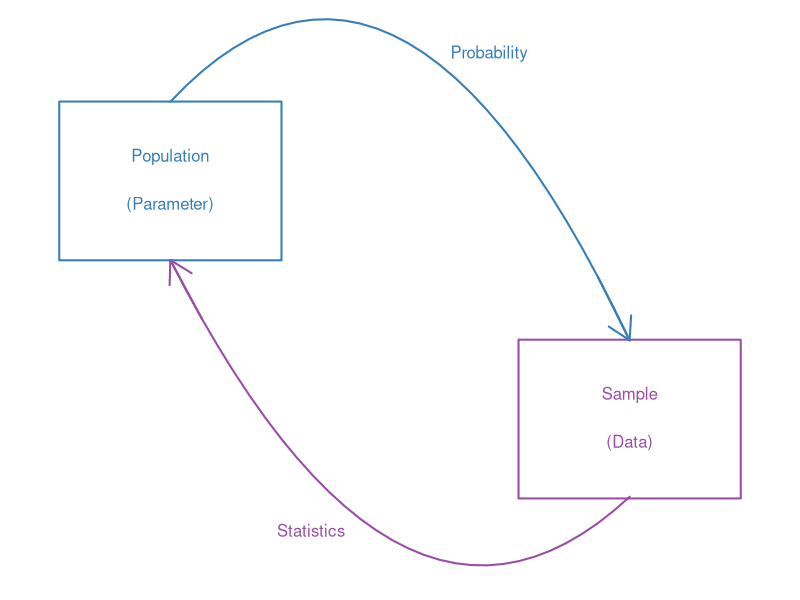

Write R code to recreate this figure.
## ---- chunk 1
#| echo: false


library(knitr)
library(formatR)
library(tidyverse)
opts_chunk$set(out.width = '100%', options(width=60))

opts_knit$set(global.par = TRUE)
opts_chunk$set(echo=FALSE, warning = FALSE, message = FALSE, comment = '', class.output='sh',
               fig.width=8, fig.height=5, fig.align = "center")

my_red <- "#E41A1C"
my_blue <- "#377EB8"
my_green <- "#4DAF4A"
my_purple <- "#984EA3"
my_orange <- "#FF7F00"
my_yellow <- "#FFFF33"
my_red2 <- "#FBB4AE" 
my_blue2 <- "#B3CDE3" 
my_green2 <- "#CCEBC5" 
my_purple2 <- "#DECBE4"
my_orange2 <- "#FED9A6"
my_yellow2 <- "#FFFFCC"

## ---- chunk 2
#| fig.width: 6
#| fig.height: 2
#| out.width: "100%"

# Zero out standard plot margins
par(mar = c(0, 0, 0, 0))

# Initialize empty canvas
plot(0, 0, col = "white", xlim = c(0, 5), ylim = c(0, 3.5),
     bty = "n", xlab = "", ylab = "", xaxt = "n", yaxt = "n")

# --- Left Box (Population) ---
polygon(x = c(0.2, 1.7, 1.7, 0.2), y = c(2, 2, 3, 3), border = my_blue, lwd = 2)

# --- Right Box (Sample) ---
polygon(x = c(3.3, 4.8, 4.8, 3.3), y = c(.5, .5, 1.5, 1.5), border = my_purple, lwd = 2)

# --- Top Curve (Probability) ---
x_top <- seq(0.95, 4.05, length = 30)
y_top <- -0.478 * x_top^2 + 1.905 * x_top + 1.621
points(x_top, y_top, type = 'l', col = my_blue, lwd = 2)

# Top Arrow (pointing to Sample)
arrows(x0 = x_top[28], x1 = x_top[30], 
       y0 = y_top[28], y1 = y_top[30], 
       col = my_blue, lwd = 2)

# --- Bottom Curve (Statistics) ---
x_bot <- seq(0.95, 4.05, length = 30)
y_bot <- 0.435 * x_bot^2 - 2.656 * x_bot + 4.132
points(x_bot, y_bot, type = 'l', col = my_purple, lwd = 2)

# Bottom Arrow (pointing to Population)
arrows(x0 = x_bot[3], x1 = x_bot[1], 
       y0 = y_bot[3], y1 = y_bot[1], 
       col = my_purple, lwd = 2)

# --- Text Labels ---
text(x = 0.95, y = 2.65, "Population", col = my_blue)
text(x = 0.95, y = 2.35, "(Parameter)", col = my_blue)

text(x = 4.05, y = 1.15, "Sample", col = my_purple)
text(x = 4.05, y = 0.85, "(Data)", col = my_purple)

text(x = 3.1, y = 3.3, "Probability", col = my_blue)
text(x = 1.9, y = 0.3, "Statistics", col = my_purple)
## ---- chunk 3
dat <- read.csv("../../data/McCrea.csv") |> 
  mutate(Cond = recode(as_factor(Cond), 
                       "1" = "self-handicap", 
                       "2" = "control"))

dat$Cond <- factor(dat$Cond, levels = c("control","self-handicap"))
## ---- chunk 4
#| echo: true
t.test(percent ~ Cond, dat, var.equal = TRUE)
## ---- chunk 5
#| echo: true
lm1 <- lm(percent ~ Cond, dat)
summary(lm1)

## ---- chunk 6
#| echo: true
dat$Cond_numeric <- ifelse(dat$Cond == "control", 0, 1)
(y_hat <- 0.583 - .117 * dat$Cond_numeric)
## ---- chunk 7
#| echo: true
(y_hat <- predict(lm1))
## ---- chunk 8
#| echo: true
(mse <- mean((y_hat - dat$percent)^2))

(rmse <- sqrt(mse))
## ---- chunk 9
#| echo: true
lm_unconditional <- lm(percent ~ 1, dat)
summary(lm_unconditional)

## ---- chunk 10
#| echo: true
(y_hat_unconditional <- predict(lm_unconditional))
## ---- chunk 11
#| echo: true
(mse_unconditional <- mean((y_hat_unconditional - dat$percent)^2))
(rmse_unconditional <- sqrt(mse_unconditional))
## ---- chunk 12
mse
rmse
## ---- chunk 13
#| echo: true
subject_ids <- dat$Subject

set.seed(5211)

ids <- sample(subject_ids, size = length(subject_ids)/2)

dat1 <- dat %>% filter(Subject %in% ids) # Training data
dat2 <- dat %>% filter(!(Subject %in% ids)) # Testing data
## ---- chunk 14
#| echo: true
lm_full <- lm(percent ~ Cond, dat1)
lm_reduced <- lm(percent ~ 1, dat1)
## ---- chunk 15
#| echo: true
predict_full <- predict(lm_full, newdata = dat2)
predict_reduced <- predict(lm_reduced, newdata = dat2)
## ---- chunk 16
#| echo: true
sqrt(mean((predict_full - dat2$percent)^2))
sqrt(mean((predict_reduced - dat2$percent)^2))

## ---- chunk 17
#| echo: true
lm_full <- lm(percent ~ Cond, dat2)
lm_reduced <- lm(percent ~ 1, dat2)

predict_full <- predict(lm_full, newdata = dat1)
predict_reduced <- predict(lm_reduced, newdata = dat1)

sqrt(mean((predict_full - dat1$percent)^2))
sqrt(mean((predict_reduced - dat1$percent)^2))
